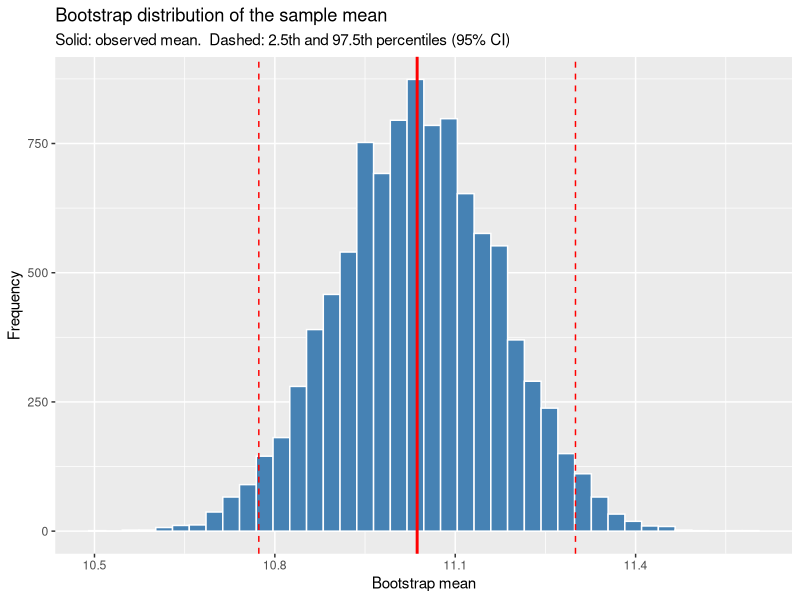
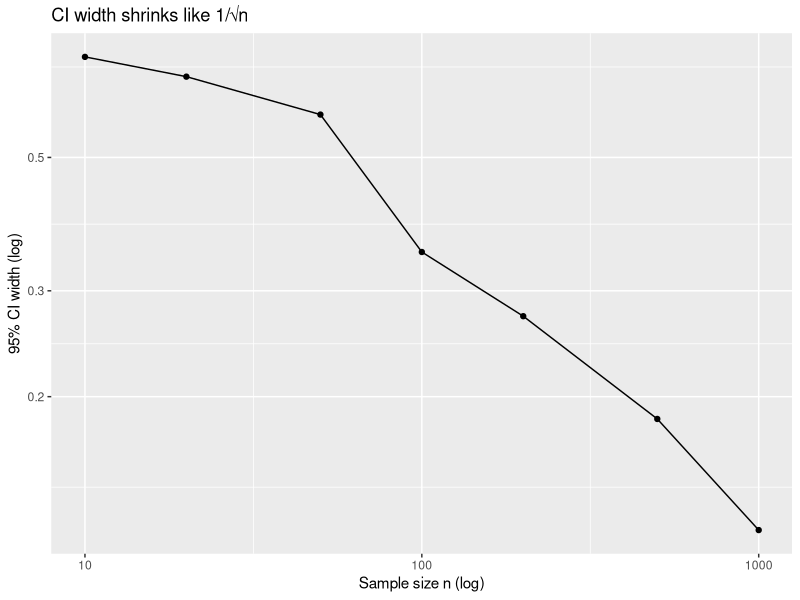

Recreate these plots in R, in order.
## ---- chunk 1
knitr::opts_chunk$set(echo = TRUE, message = FALSE, warning = FALSE,
                      fig.width = 6.5, fig.height = 4, dpi = 120)
library(tidyverse)
set.seed(42)
## ---- chunk 2
# One observed sample: 30 measurements
observed_X <- c(12.1, 10.8, 11.5,  9.9, 11.0, 10.6, 12.3, 11.7, 10.2, 11.1,
                10.9, 11.8, 10.5, 11.2, 12.0, 10.7, 11.4, 11.6,  9.8, 10.4,
                11.3, 10.0, 11.9, 12.2, 10.3,  9.7, 11.0, 10.8, 11.5, 10.9)
n <- length(observed_X)
obs_mean <- mean(observed_X)
obs_mean
## ---- chunk 3
n_resamples <- 10000
boot_means  <- numeric(n_resamples)

for (i in seq_len(n_resamples)) {
  # "Put 10,000 virtual friends back into X" — sample with replacement
  resample_i       <- sample(observed_X, size = n, replace = TRUE)
  boot_means[i]    <- mean(resample_i)
}

# Same thing, idiomatic R (one line):
# boot_means <- replicate(n_resamples, mean(sample(observed_X, n, replace = TRUE)))
## ---- chunk 4
ci_95 <- quantile(boot_means, probs = c(0.025, 0.975))
ci_95
## ---- chunk 5
tibble(boot_mean = boot_means) |>
  ggplot(aes(boot_mean)) +
  geom_histogram(bins = 40, fill = "steelblue", color = "white") +
  geom_vline(xintercept = obs_mean, color = "red", linewidth = 1) +
  geom_vline(xintercept = ci_95, color = "red",
             linetype = "dashed") +
  labs(title = "Bootstrap distribution of the sample mean",
       subtitle = "Solid: observed mean.  Dashed: 2.5th and 97.5th percentiles (95% CI)",
       x = "Bootstrap mean", y = "Frequency")
## ---- chunk 6
t_interval <- t.test(observed_X)$conf.int
tibble(
  method = c("Bootstrap", "t-distribution"),
  lower  = c(ci_95[1], t_interval[1]),
  upper  = c(ci_95[2], t_interval[2])
)
## ---- chunk 7
# Vary n and bootstrap the CI
pop <- rnorm(100000, mean = 11, sd = 1)  # pretend this is the population

ci_width_for_n <- function(n, B = 2000) {
  samp       <- sample(pop, n)
  boot_means <- replicate(B, mean(sample(samp, n, replace = TRUE)))
  diff(quantile(boot_means, c(0.025, 0.975)))
}

widths <- tibble(
  n       = c(10, 20, 50, 100, 200, 500, 1000),
  width   = map_dbl(n, ci_width_for_n)
)

ggplot(widths, aes(n, width)) +
  geom_line() + geom_point() +
  scale_x_log10() + scale_y_log10() +
  labs(title = "CI width shrinks like 1/√n",
       x = "Sample size n (log)", y = "95% CI width (log)")
## ---- chunk 8
true_mu <- 11                     # known population mean
n        <- 30
n_trials <- 1000                  # repeat the whole experiment 1000 times
B        <- 500                   # bootstrap replicates per trial

captured <- logical(n_trials)
for (t in seq_len(n_trials)) {
  sample_t   <- rnorm(n, mean = true_mu, sd = 1)
  boot_means <- replicate(B, mean(sample(sample_t, n, replace = TRUE)))
  ci         <- quantile(boot_means, c(0.025, 0.975))
  captured[t] <- (ci[1] <= true_mu) && (true_mu <= ci[2])
}
mean(captured)  # should be ≈ 0.95
## ---- chunk 9
X_bar <- mean(observed_X)
SE    <- sd(observed_X) / sqrt(length(observed_X))
t_critical <- qt(0.975, df = length(observed_X) - 1)

lower <- X_bar - t_critical * SE
upper <- X_bar + t_critical * SE
c(lower = lower, upper = upper)
